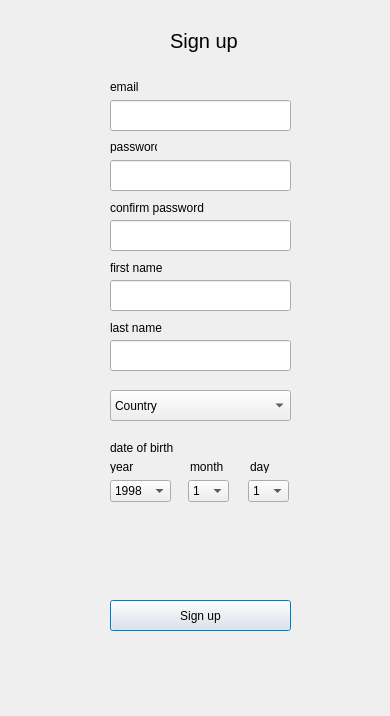
<?xml version="1.0" encoding="UTF-8"?>
<ui version="4.0">
 <class>Dialog_signup</class>
 <widget class="QDialog" name="Dialog_signup">
  <property name="geometry">
   <rect>
    <x>0</x>
    <y>0</y>
    <width>390</width>
    <height>716</height>
   </rect>
  </property>
  <property name="windowTitle">
   <string>Dialog</string>
  </property>
  <widget class="QLabel" name="message">
   <property name="geometry">
    <rect>
     <x>110</x>
     <y>570</y>
     <width>221</width>
     <height>20</height>
    </rect>
   </property>
   <property name="text">
    <string/>
   </property>
  </widget>
  <widget class="QLabel" name="label_3">
   <property name="geometry">
    <rect>
     <x>110</x>
     <y>460</y>
     <width>47</width>
     <height>13</height>
    </rect>
   </property>
   <property name="text">
    <string>year</string>
   </property>
  </widget>
  <widget class="QLabel" name="label_2">
   <property name="geometry">
    <rect>
     <x>190</x>
     <y>460</y>
     <width>47</width>
     <height>13</height>
    </rect>
   </property>
   <property name="text">
    <string>month</string>
   </property>
  </widget>
  <widget class="QLabel" name="label_4">
   <property name="geometry">
    <rect>
     <x>110</x>
     <y>440</y>
     <width>81</width>
     <height>16</height>
    </rect>
   </property>
   <property name="text">
    <string>date of birth</string>
   </property>
  </widget>
  <widget class="QLineEdit" name="lineEdit_email">
   <property name="geometry">
    <rect>
     <x>110</x>
     <y>100</y>
     <width>181</width>
     <height>31</height>
    </rect>
   </property>
   <property name="text">
    <string/>
   </property>
  </widget>
  <widget class="QLabel" name="label">
   <property name="geometry">
    <rect>
     <x>250</x>
     <y>460</y>
     <width>47</width>
     <height>13</height>
    </rect>
   </property>
   <property name="text">
    <string>day</string>
   </property>
  </widget>
  <widget class="QLabel" name="label_pass_4">
   <property name="geometry">
    <rect>
     <x>110</x>
     <y>320</y>
     <width>111</width>
     <height>16</height>
    </rect>
   </property>
   <property name="text">
    <string>last name</string>
   </property>
  </widget>
  <widget class="QLineEdit" name="lineEdit_fisrtsanme">
   <property name="geometry">
    <rect>
     <x>110</x>
     <y>280</y>
     <width>181</width>
     <height>31</height>
    </rect>
   </property>
  </widget>
  <widget class="QComboBox" name="comboBox_country">
   <property name="geometry">
    <rect>
     <x>110</x>
     <y>390</y>
     <width>181</width>
     <height>31</height>
    </rect>
   </property>
   <item>
    <property name="text">
     <string>Country</string>
    </property>
   </item>
   <item>
    <property name="text">
     <string>Iran</string>
    </property>
   </item>
   <item>
    <property name="text">
     <string>USA</string>
    </property>
   </item>
  </widget>
  <widget class="QComboBox" name="comboBox_birth_month">
   <property name="geometry">
    <rect>
     <x>188</x>
     <y>480</y>
     <width>41</width>
     <height>22</height>
    </rect>
   </property>
   <item>
    <property name="text">
     <string>1</string>
    </property>
   </item>
   <item>
    <property name="text">
     <string>2</string>
    </property>
   </item>
   <item>
    <property name="text">
     <string>3</string>
    </property>
   </item>
   <item>
    <property name="text">
     <string>4</string>
    </property>
   </item>
   <item>
    <property name="text">
     <string>5</string>
    </property>
   </item>
   <item>
    <property name="text">
     <string>6</string>
    </property>
   </item>
   <item>
    <property name="text">
     <string>7</string>
    </property>
   </item>
   <item>
    <property name="text">
     <string>8</string>
    </property>
   </item>
   <item>
    <property name="text">
     <string>9</string>
    </property>
   </item>
   <item>
    <property name="text">
     <string>10</string>
    </property>
   </item>
   <item>
    <property name="text">
     <string>11</string>
    </property>
   </item>
   <item>
    <property name="text">
     <string>12</string>
    </property>
   </item>
  </widget>
  <widget class="QLabel" name="label_email">
   <property name="geometry">
    <rect>
     <x>110</x>
     <y>80</y>
     <width>47</width>
     <height>13</height>
    </rect>
   </property>
   <property name="text">
    <string>email</string>
   </property>
  </widget>
  <widget class="QComboBox" name="comboBox_birth_year">
   <property name="geometry">
    <rect>
     <x>110</x>
     <y>480</y>
     <width>61</width>
     <height>22</height>
    </rect>
   </property>
   <item>
    <property name="text">
     <string>1998</string>
    </property>
   </item>
   <item>
    <property name="text">
     <string>1999</string>
    </property>
   </item>
   <item>
    <property name="text">
     <string>2000</string>
    </property>
   </item>
   <item>
    <property name="text">
     <string>2001</string>
    </property>
   </item>
  </widget>
  <widget class="QLineEdit" name="lineEdit_lastname">
   <property name="geometry">
    <rect>
     <x>110</x>
     <y>340</y>
     <width>181</width>
     <height>31</height>
    </rect>
   </property>
  </widget>
  <widget class="QLabel" name="label_pass_3">
   <property name="geometry">
    <rect>
     <x>110</x>
     <y>260</y>
     <width>111</width>
     <height>16</height>
    </rect>
   </property>
   <property name="text">
    <string>first name</string>
   </property>
  </widget>
  <widget class="QComboBox" name="comboBox_birth_day">
   <property name="geometry">
    <rect>
     <x>248</x>
     <y>480</y>
     <width>41</width>
     <height>22</height>
    </rect>
   </property>
   <item>
    <property name="text">
     <string>1</string>
    </property>
   </item>
   <item>
    <property name="text">
     <string>2</string>
    </property>
   </item>
   <item>
    <property name="text">
     <string>3</string>
    </property>
   </item>
   <item>
    <property name="text">
     <string>4</string>
    </property>
   </item>
   <item>
    <property name="text">
     <string>5</string>
    </property>
   </item>
   <item>
    <property name="text">
     <string>6</string>
    </property>
   </item>
   <item>
    <property name="text">
     <string>7</string>
    </property>
   </item>
   <item>
    <property name="text">
     <string>8</string>
    </property>
   </item>
   <item>
    <property name="text">
     <string>9</string>
    </property>
   </item>
   <item>
    <property name="text">
     <string>10</string>
    </property>
   </item>
   <item>
    <property name="text">
     <string>11</string>
    </property>
   </item>
   <item>
    <property name="text">
     <string>12</string>
    </property>
   </item>
   <item>
    <property name="text">
     <string>13</string>
    </property>
   </item>
   <item>
    <property name="text">
     <string>14</string>
    </property>
   </item>
   <item>
    <property name="text">
     <string>15</string>
    </property>
   </item>
   <item>
    <property name="text">
     <string>16</string>
    </property>
   </item>
   <item>
    <property name="text">
     <string>17</string>
    </property>
   </item>
   <item>
    <property name="text">
     <string>18</string>
    </property>
   </item>
   <item>
    <property name="text">
     <string>19</string>
    </property>
   </item>
   <item>
    <property name="text">
     <string>20</string>
    </property>
   </item>
   <item>
    <property name="text">
     <string>21</string>
    </property>
   </item>
   <item>
    <property name="text">
     <string>22</string>
    </property>
   </item>
   <item>
    <property name="text">
     <string>23</string>
    </property>
   </item>
   <item>
    <property name="text">
     <string>24</string>
    </property>
   </item>
   <item>
    <property name="text">
     <string>25</string>
    </property>
   </item>
   <item>
    <property name="text">
     <string>26</string>
    </property>
   </item>
   <item>
    <property name="text">
     <string>27</string>
    </property>
   </item>
   <item>
    <property name="text">
     <string>28</string>
    </property>
   </item>
   <item>
    <property name="text">
     <string>29</string>
    </property>
   </item>
   <item>
    <property name="text">
     <string>30</string>
    </property>
   </item>
  </widget>
  <widget class="QLabel" name="label_pass">
   <property name="geometry">
    <rect>
     <x>110</x>
     <y>140</y>
     <width>47</width>
     <height>13</height>
    </rect>
   </property>
   <property name="text">
    <string>password</string>
   </property>
  </widget>
  <widget class="QLineEdit" name="lineEdit_pass">
   <property name="geometry">
    <rect>
     <x>110</x>
     <y>160</y>
     <width>181</width>
     <height>31</height>
    </rect>
   </property>
  </widget>
  <widget class="QPushButton" name="pushButton_signup">
   <property name="geometry">
    <rect>
     <x>110</x>
     <y>600</y>
     <width>181</width>
     <height>31</height>
    </rect>
   </property>
   <property name="text">
    <string>Sign up</string>
   </property>
  </widget>
  <widget class="QLineEdit" name="lineEdit_confirmpass">
   <property name="geometry">
    <rect>
     <x>110</x>
     <y>220</y>
     <width>181</width>
     <height>31</height>
    </rect>
   </property>
  </widget>
  <widget class="QLabel" name="label_welcome">
   <property name="geometry">
    <rect>
     <x>170</x>
     <y>20</y>
     <width>71</width>
     <height>41</height>
    </rect>
   </property>
   <property name="font">
    <font>
     <pointsize>15</pointsize>
    </font>
   </property>
   <property name="tabletTracking">
    <bool>false</bool>
   </property>
   <property name="text">
    <string>Sign up</string>
   </property>
   <property name="textFormat">
    <enum>Qt::AutoText</enum>
   </property>
  </widget>
  <widget class="QLabel" name="label_pass_2">
   <property name="geometry">
    <rect>
     <x>110</x>
     <y>200</y>
     <width>111</width>
     <height>16</height>
    </rect>
   </property>
   <property name="text">
    <string>confirm password</string>
   </property>
  </widget>
 </widget>
 <resources/>
 <connections/>
</ui>
